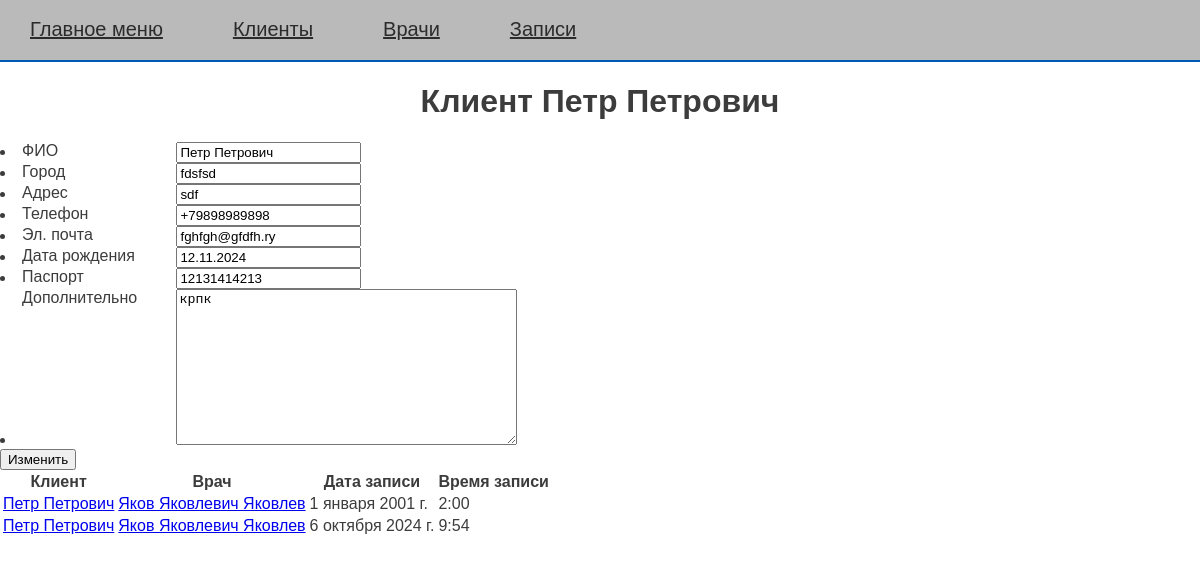
Screenshot of /clients/petr-petrovich/ with the database file from the repository.
### stomato_main/models.py (models this page shows, shortened)
class ClientsModel(models.Model):
    fullname = models.CharField(max_length=100, verbose_name='ФИО')
    additional_info = models.TextField(verbose_name='Дополнительно', null=True)
    address = models.CharField(max_length=100, verbose_name='Адрес', null=True)
    city = models.CharField(max_length=100, verbose_name='Город', null=True)
    passport_number = models.CharField(max_length=100, unique=True, verbose_name='Паспорт')
    email = models.CharField(max_length=100, verbose_name='Эл. почта', null=True)
    phone = models.CharField(max_length=100, verbose_name='Телефон')
    date_of_birth = models.DateField(verbose_name='Дата рождения', null=True)
    date_created = models.DateField(auto_now_add=True, verbose_name='Дата создания')
    slug = AutoSlugField(max_length=100, unique=True, db_index=True, verbose_name='url',
                         populate_from='fullname', slugify_function=transliterate_slugify, overwrite=True)
    class Meta:
        verbose_name_plural = 'Клиенты'
        verbose_name = 'Клиент'
        ordering = ['fullname', 'passport_number']

class VisitsModel(models.Model):
    client = models.ForeignKey(ClientsModel, on_delete=models.CASCADE, verbose_name='ФИО клиента')
    doctor = models.ForeignKey(DoctorsModel, on_delete=models.PROTECT, verbose_name='ФИО врача')
    description = models.TextField(verbose_name='Описание')
    record_at_date = models.DateField(verbose_name='Дата')
    record_at_time = models.TimeField(verbose_name='Время')
    created_at = models.DateField(auto_now_add=True, verbose_name='Дата создания')
    objects = models.Manager()
    up_to_date = UpToDateVisitsManager()
    class Meta:
        verbose_name_plural = 'Записи'
        verbose_name = 'Запись'
        ordering = ['record_at_date', 'record_at_time', 'client', ]

class DoctorsModel(models.Model):
    class Status(models.IntegerChoices):
        DISMISSED = 0, 'Уволен'
        WORKED = 1, 'Работает'
        VACATION = 2, 'Отпуск'
        SICK = 3, 'Больничный'
    photo = models.ImageField(upload_to='photos/', null=True, blank=True, verbose_name='Фото')
    fullname = models.CharField(max_length=100, verbose_name='ФИО')
    position = models.ManyToManyField('PositionModel', blank=True, related_name='positions_of_doctor')
    email = models.CharField(max_length=100, verbose_name='Эл. почта', null=True)
    phone = models.CharField(max_length=100, verbose_name='Телефон')
    job_status = models.IntegerField(choices=Status.choices,
                                     default=Status.WORKED, verbose_name='Статус работы')
    slug = AutoSlugField(max_length=100, unique=True, db_index=True, verbose_name='url',
                         populate_from='fullname', slugify_function=transliterate_slugify, overwrite=True)
    status = JobStatusManager()
    objects = models.Manager()
    class Meta:
        verbose_name_plural = 'Врачи'
        verbose_name = 'Врач'
        ordering = ['fullname']

### stomato_main/views.py (the view)
# urls.py: path('clients/<slug:client_slug>/', views.Client.as_view(), name='client'),
class Client(RequiredMixin, UpdateView):
    model = ClientsModel
    template_name = 'stomato_main/client-view.html'
    slug_url_kwarg = 'client_slug'
    slug_field = 'slug'
    fields = ['fullname', 'city', 'address', 'phone', 'email',
                  'date_of_birth', 'passport_number', 'additional_info']
    '''def get_queryset(self):
        return  VisitsModel.objects.filter(client__slug=self.kwargs['client_slug'])'''
    def get_context_data(self, **kwargs):
        context = super().get_context_data(**kwargs)
        name = ClientsModel.objects.get(slug=self.kwargs['client_slug']).fullname
        context['title'] = f'Клиент {name}'
        context['object_list'] = VisitsModel.objects.filter(client__slug=self.kwargs['client_slug'])
        return context

### stomato_main/utils.py (called while the page is built)
    def get_context_data(self, **kwargs):
        context = super().get_context_data(**kwargs)
        context['top_menu'] = top_menu
        if self.title is not None:
            context['title'] = self.title
        return context

### stomato_main/templates/stomato_main/client-view.html (shortened to what this page needs)
{% extends 'base.html' %}
{% block main_stomato %}
    <h1> {{ title }} </h1>
    <form action="" method="post">
    {% for f in form %}
        <li><label class="form" for="{{ f.id_for_label }}"> {{ f.label }}</label> {{ f }}</li>
    {% endfor %}
    <button type="submit">Изменить</button>
</form>
    {% include 'stomato_main/include/table-visits.html' %}
{% endblock %}

### stomato_main/templates/stomato_main/include/table-visits.html
    <table>
    <tr><th>Клиент</th><th>Врач</th><th>Дата записи</th><th>Время записи</th></tr>
    {% for cv in object_list %}
       <tr>
           <td><a href="{% url 'client' cv.client.slug %}">{{ cv.client.fullname }}</a></td>
           <td><a href="{% url 'doctor' cv.doctor.slug %}">{{ cv.doctor.fullname }}</a></td>
           <td>{{ cv.record_at_date }}</td>
           <td>{{ cv.record_at_time }}</td>
       </tr>
    {% endfor %}
    </table>

### stomato_main/static/stomato_main/style.css (style rules this page uses)
html, body { font-family: 'Arial', serif; margin: 0; padding: 0; height: 100%; width: 100%; color: #3c3c3c; background: #ffffff; }
h1 { text-align: center; }
.form { display: inline-block; min-width: 150px; vertical-align: top; }

### rows the page displays
ClientsModel: form "Петр Петрович" "fdsfsd" "sdf" "+79898989898" "fghfgh@gfdfh.ry" "12.11.2024" "12131414213" "крпк"
VisitsModel: client.fullname "Петр Петрович", doctor.fullname "Яков Яковлевич Яковлев", record_at_date "1 января 2001 г.", record_at_time "2:00"
VisitsModel: client.fullname "Петр Петрович", doctor.fullname "Яков Яковлевич Яковлев", record_at_date "6 октября 2024 г.", record_at_time "9:54"

### other values shown
{{ m.title }} "Главное меню" "Клиенты" "Врачи" "Записи"
{{ title }} "Клиент Петр Петрович"
{{ f.label }} "ФИО" "Город" "Адрес" "Телефон" "Эл. почта" "Дата рождения" "Паспорт" "Дополнительно"
